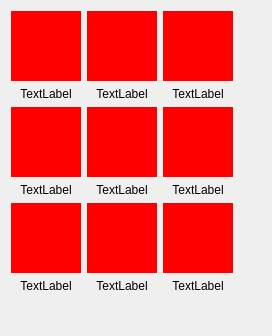
<?xml version="1.0" encoding="UTF-8"?>
<ui version="4.0">
 <class>RawReadsVisWidget</class>
 <widget class="QWidget" name="RawReadsVisWidget">
  <property name="geometry">
   <rect>
    <x>0</x>
    <y>0</y>
    <width>272</width>
    <height>336</height>
   </rect>
  </property>
  <property name="windowTitle">
   <string>Form</string>
  </property>
  <layout class="QGridLayout" name="gridLayout">
   <item row="0" column="0">
    <widget class="QWidget" name="wAccelTop" native="true">
     <property name="minimumSize">
      <size>
       <width>70</width>
       <height>70</height>
      </size>
     </property>
     <property name="maximumSize">
      <size>
       <width>71</width>
       <height>70</height>
      </size>
     </property>
     <property name="autoFillBackground">
      <bool>false</bool>
     </property>
     <property name="styleSheet">
      <string notr="true">background-color: red;</string>
     </property>
    </widget>
   </item>
   <item row="3" column="2">
    <widget class="QWidget" name="wGyroRight" native="true">
     <property name="minimumSize">
      <size>
       <width>70</width>
       <height>70</height>
      </size>
     </property>
     <property name="maximumSize">
      <size>
       <width>71</width>
       <height>70</height>
      </size>
     </property>
     <property name="autoFillBackground">
      <bool>false</bool>
     </property>
     <property name="styleSheet">
      <string notr="true">background-color: red;</string>
     </property>
    </widget>
   </item>
   <item row="0" column="1">
    <widget class="QWidget" name="wAccelBack" native="true">
     <property name="minimumSize">
      <size>
       <width>70</width>
       <height>70</height>
      </size>
     </property>
     <property name="maximumSize">
      <size>
       <width>71</width>
       <height>70</height>
      </size>
     </property>
     <property name="autoFillBackground">
      <bool>false</bool>
     </property>
     <property name="styleSheet">
      <string notr="true">background-color: red;</string>
     </property>
    </widget>
   </item>
   <item row="3" column="1">
    <widget class="QWidget" name="wGyroBack" native="true">
     <property name="minimumSize">
      <size>
       <width>70</width>
       <height>70</height>
      </size>
     </property>
     <property name="maximumSize">
      <size>
       <width>71</width>
       <height>70</height>
      </size>
     </property>
     <property name="autoFillBackground">
      <bool>false</bool>
     </property>
     <property name="styleSheet">
      <string notr="true">background-color: red;</string>
     </property>
    </widget>
   </item>
   <item row="6" column="0">
    <widget class="QWidget" name="wMagTop" native="true">
     <property name="minimumSize">
      <size>
       <width>70</width>
       <height>70</height>
      </size>
     </property>
     <property name="maximumSize">
      <size>
       <width>71</width>
       <height>70</height>
      </size>
     </property>
     <property name="autoFillBackground">
      <bool>false</bool>
     </property>
     <property name="styleSheet">
      <string notr="true">background-color: red;</string>
     </property>
    </widget>
   </item>
   <item row="1" column="2">
    <widget class="QLabel" name="lbAccelZ">
     <property name="text">
      <string>TextLabel</string>
     </property>
     <property name="alignment">
      <set>Qt::AlignCenter</set>
     </property>
    </widget>
   </item>
   <item row="6" column="2">
    <widget class="QWidget" name="wMagRight" native="true">
     <property name="minimumSize">
      <size>
       <width>70</width>
       <height>70</height>
      </size>
     </property>
     <property name="maximumSize">
      <size>
       <width>71</width>
       <height>70</height>
      </size>
     </property>
     <property name="autoFillBackground">
      <bool>false</bool>
     </property>
     <property name="styleSheet">
      <string notr="true">background-color: red;</string>
     </property>
    </widget>
   </item>
   <item row="8" column="1">
    <widget class="QLabel" name="lbMagY">
     <property name="text">
      <string>TextLabel</string>
     </property>
     <property name="alignment">
      <set>Qt::AlignCenter</set>
     </property>
    </widget>
   </item>
   <item row="0" column="3">
    <spacer name="horizontalSpacer">
     <property name="orientation">
      <enum>Qt::Horizontal</enum>
     </property>
     <property name="sizeHint" stdset="0">
      <size>
       <width>40</width>
       <height>20</height>
      </size>
     </property>
    </spacer>
   </item>
   <item row="8" column="2">
    <widget class="QLabel" name="lbMagZ">
     <property name="text">
      <string>TextLabel</string>
     </property>
     <property name="alignment">
      <set>Qt::AlignCenter</set>
     </property>
    </widget>
   </item>
   <item row="4" column="1">
    <widget class="QLabel" name="lbGyroY">
     <property name="text">
      <string>TextLabel</string>
     </property>
     <property name="alignment">
      <set>Qt::AlignCenter</set>
     </property>
    </widget>
   </item>
   <item row="4" column="0">
    <widget class="QLabel" name="lbGyroX">
     <property name="text">
      <string>TextLabel</string>
     </property>
     <property name="alignment">
      <set>Qt::AlignCenter</set>
     </property>
    </widget>
   </item>
   <item row="0" column="2">
    <widget class="QWidget" name="wAccelRight" native="true">
     <property name="minimumSize">
      <size>
       <width>70</width>
       <height>70</height>
      </size>
     </property>
     <property name="maximumSize">
      <size>
       <width>71</width>
       <height>70</height>
      </size>
     </property>
     <property name="autoFillBackground">
      <bool>false</bool>
     </property>
     <property name="styleSheet">
      <string notr="true">background-color: red;</string>
     </property>
    </widget>
   </item>
   <item row="6" column="1">
    <widget class="QWidget" name="wMagBack" native="true">
     <property name="minimumSize">
      <size>
       <width>70</width>
       <height>70</height>
      </size>
     </property>
     <property name="maximumSize">
      <size>
       <width>71</width>
       <height>70</height>
      </size>
     </property>
     <property name="autoFillBackground">
      <bool>false</bool>
     </property>
     <property name="styleSheet">
      <string notr="true">background-color: red;</string>
     </property>
    </widget>
   </item>
   <item row="8" column="0">
    <widget class="QLabel" name="lbMagX">
     <property name="text">
      <string>TextLabel</string>
     </property>
     <property name="alignment">
      <set>Qt::AlignCenter</set>
     </property>
    </widget>
   </item>
   <item row="9" column="1">
    <spacer name="verticalSpacer">
     <property name="orientation">
      <enum>Qt::Vertical</enum>
     </property>
     <property name="sizeHint" stdset="0">
      <size>
       <width>20</width>
       <height>40</height>
      </size>
     </property>
    </spacer>
   </item>
   <item row="1" column="1">
    <widget class="QLabel" name="lbAccelY">
     <property name="text">
      <string>TextLabel</string>
     </property>
     <property name="alignment">
      <set>Qt::AlignCenter</set>
     </property>
    </widget>
   </item>
   <item row="4" column="2">
    <widget class="QLabel" name="lbGyroZ">
     <property name="text">
      <string>TextLabel</string>
     </property>
     <property name="alignment">
      <set>Qt::AlignCenter</set>
     </property>
    </widget>
   </item>
   <item row="3" column="0">
    <widget class="QWidget" name="wGyroTop" native="true">
     <property name="minimumSize">
      <size>
       <width>70</width>
       <height>70</height>
      </size>
     </property>
     <property name="maximumSize">
      <size>
       <width>71</width>
       <height>70</height>
      </size>
     </property>
     <property name="autoFillBackground">
      <bool>false</bool>
     </property>
     <property name="styleSheet">
      <string notr="true">background-color: red;</string>
     </property>
    </widget>
   </item>
   <item row="1" column="0">
    <widget class="QLabel" name="lbAccelX">
     <property name="text">
      <string>TextLabel</string>
     </property>
     <property name="alignment">
      <set>Qt::AlignCenter</set>
     </property>
    </widget>
   </item>
  </layout>
 </widget>
 <resources/>
 <connections/>
</ui>
